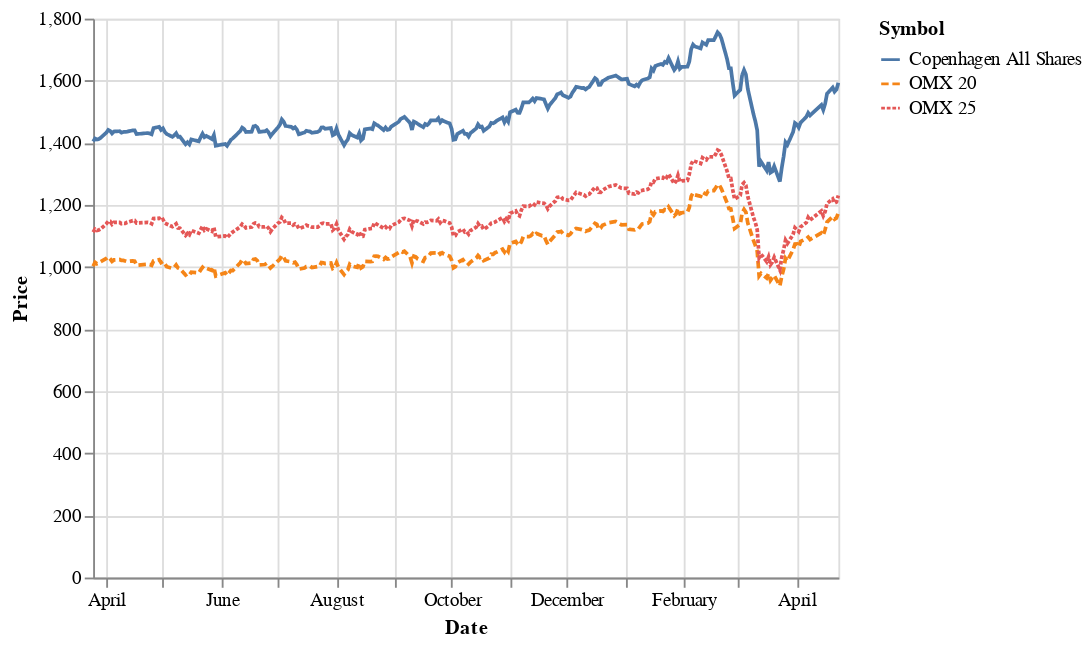

Source (notebook cell):
### Markdown cell above
## Stock Market

Talk about the stock market

### Code cell
# collapse-hide
alt.Chart(stockAll).mark_line().encode(
    x='Date',
    y='Price',
    color='Symbol',
    strokeDash='Symbol',
)

### Figure 1 — Vega-Lite specification as saved in the notebook (floating-point values rounded to 4 significant figures; data arrays with more than 128 entries replaced by an {"elided": "..."} marker saying what was removed)
{"config": {"view": {"continuousWidth": 400, "continuousHeight": 300}}, "data": {"name": "data-ddebbf0405a3ad13ae50cb5c11639fc0"}, "mark": "line", "encoding": {"color": {"type": "nominal", "field": "Symbol"}, "strokeDash": {"type": "nominal", "field": "Symbol"}, "x": {"type": "temporal", "field": "Date"}, "y": {"type": "quantitative", "field": "Price"}}, "$schema": "https://vega.github.io/schema/vega-lite/v4.8.1.json", "datasets": {"data-ddebbf0405a3ad13ae50cb5c11639fc0": {"elided": "804 records"}}}
